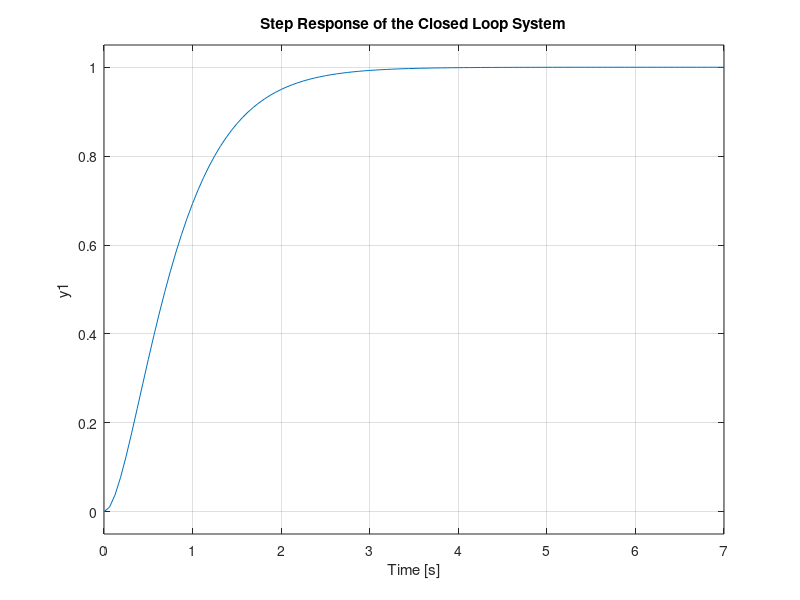
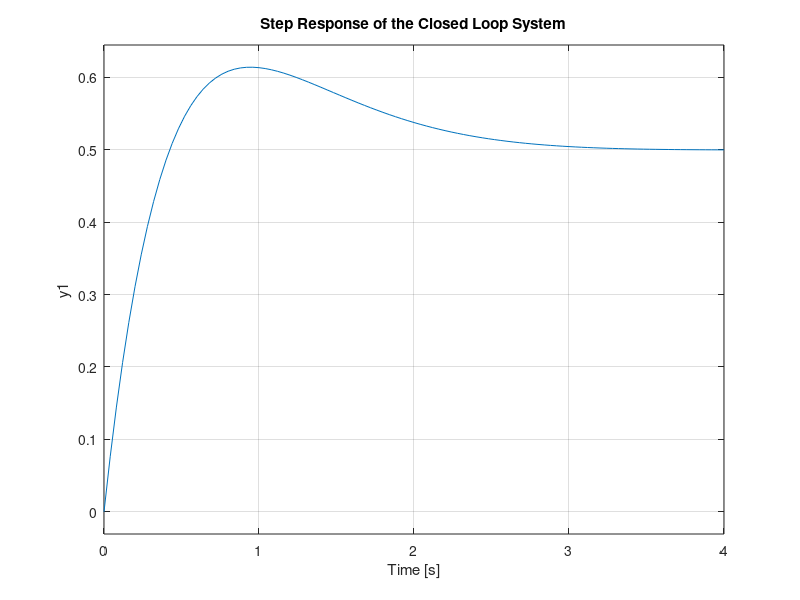

These charts were generated, in order, by the following MATLAB code:
clc
clear
close all

%% Exercise 11.1: Observer-Based State Feedback Controller Design

% Define system matrices
A = [-1 1; -1 -1];
B = [1; 1];
C = [1 1];
L = [2; -9];

% 11.1.1: Augmented system matrices
Ae = [A, zeros(2,1); C, 0];
Be = [B; 0];
Ce = [C, 0];

% 11.1.2: State feedback gain
Fe = -place(Ae, Be, [-1, -2, -3]);

% Extract feedback gain and observer gain
F = Fe(1:2);
FI = Fe(3);

% 11.1.3: Closed-loop system matrices
Acl = [A, B*F, B*FI; -L*C, A+B*F+L*C, B*FI; C, zeros(1,3)];
Bcl = [zeros(4,1); -1];
Ccl = [C, zeros(1,3)];
Dcl = 0;

% Create state-space system
sys = ss(Acl, Bcl, Ccl, Dcl);

% 11.1.5: Plot step response
figure
step(sys)
title('Step Response of the Closed Loop System')

%% Exercise 11.2: LQR Controller Design

% Define system matrices
A = [-1 1; -1 -1];
B = [1; 1];
C = [1 1];
D = 0;

% 11.2.1: Design LQR controller for different p values
p = [1, 10, 100];
for i = 1:length(p)
    disp(['Fopt with p value: ' num2str(p(i))])
    Fopt = -lqr(A, B, p(i)*(C')*C, 1);
    eig(A + B*Fopt)
end

% 11.2.2: Design LQR controller using Bryson's rule
Q = [1/1 0; 0 1/2];
R = 1/3;
Fopt = -lqr(A, B, Q, R);
disp('Fopt: Bryson''s rule')
eig(A + B*Fopt)

% 11.2.3: Plot step response of the closed-loop system with LQR controller
[K1,~,~] = lqr(A,B,Q,R);
sys = ss(A-B*K1,B,C,D);
figure
step(sys)
title('Step Response of the Closed Loop System')
